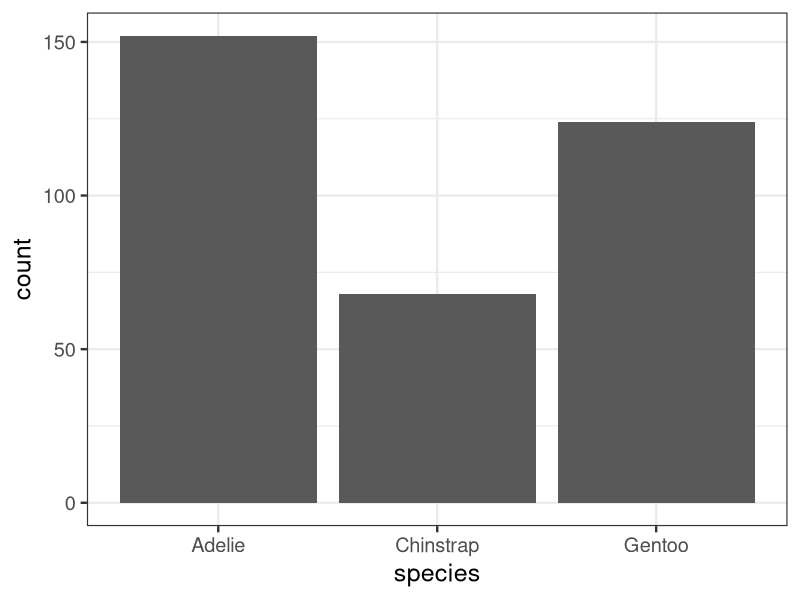
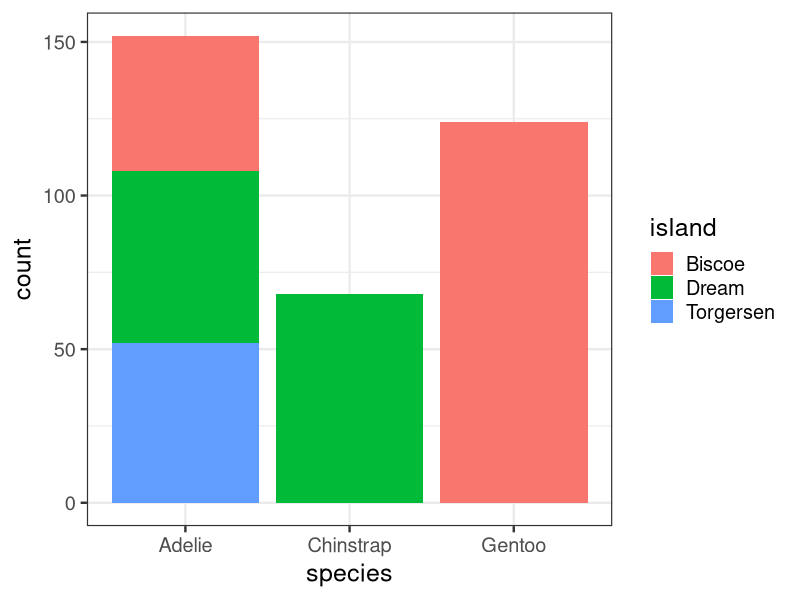
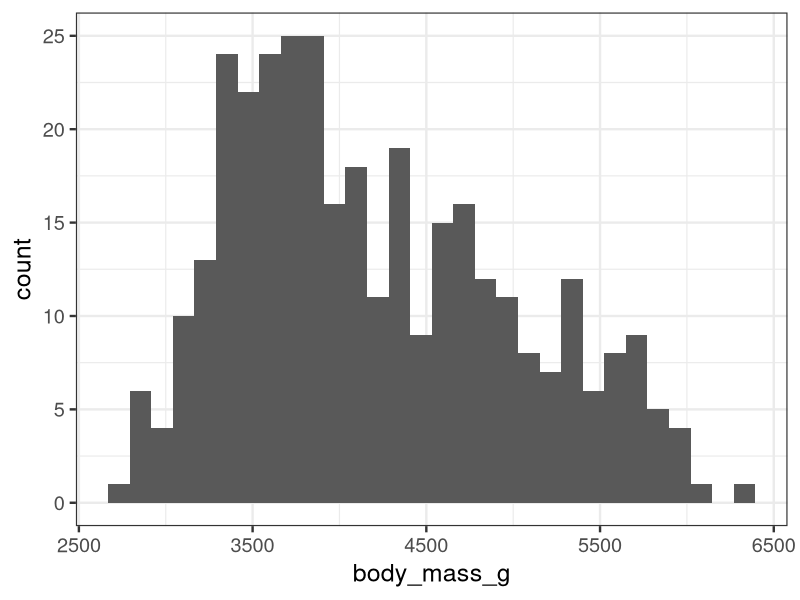
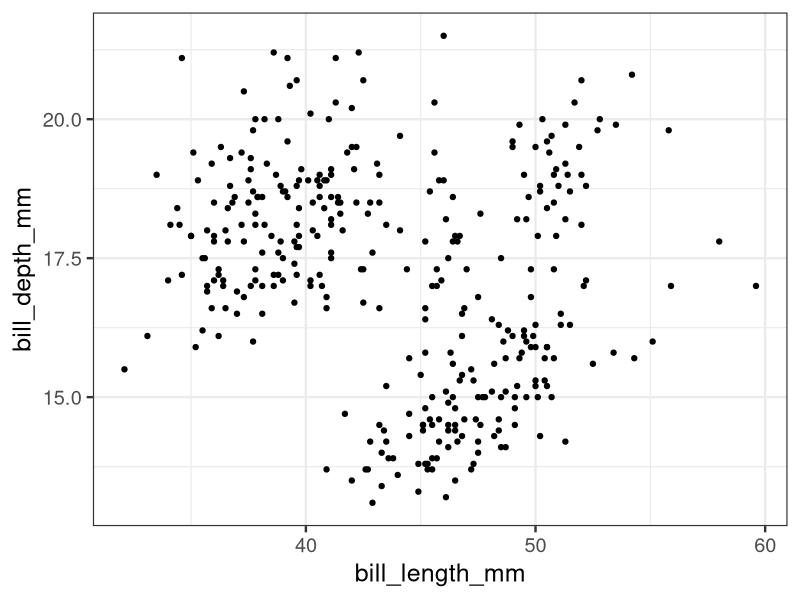
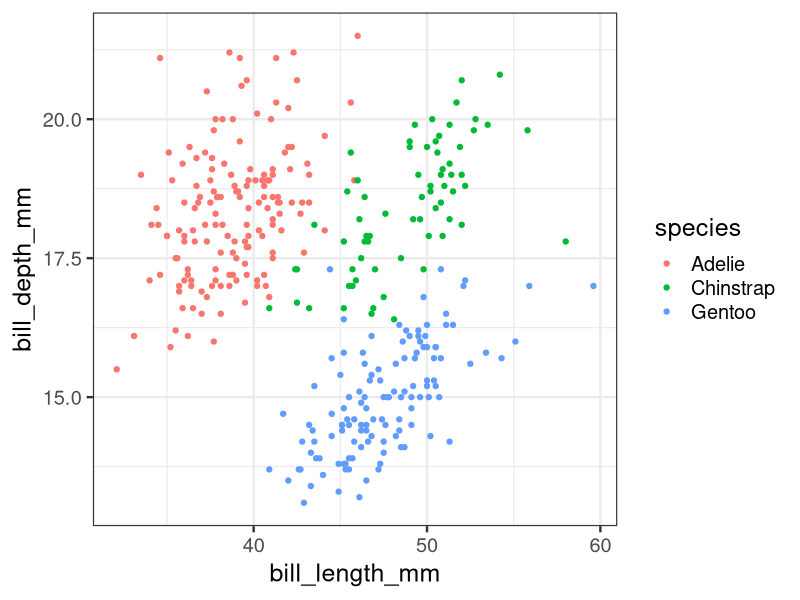

Write R code to recreate these figures, in order.
## ---- chunk 1
library(tidyverse)
library(palmerpenguins)
theme_set(theme_bw(18))

## ---- chunk 2
glimpse(penguins)

## ---- chunk 3
table(penguins$species, penguins$island)

## ---- chunk 4
penguins %>% 
  count(species, island)

## ---- chunk 5
#| label: q1

penguins %>% 
  count(species, island) %>% 
  pivot_wider(names_from = island,
              values_from = n,
              values_fill = 0)

## ---- chunk 6
species_island_table <- table(penguins$species, penguins$island)
addmargins(species_island_table)

## ---- chunk 7
# Row proportions
prop.table(species_island_table, margin = 1)
# Column proportions
prop.table(species_island_table, margin = 2)

## ---- chunk 8
#| label: q2

# Row proportions
penguins %>% 
  count(species, island) %>% 
  group_by(species) %>% 
  mutate(prop = n/sum(n))

# Column proportions
penguins %>% 
  count(species, island) %>% 
  group_by(island) %>% 
  mutate(prop = n/sum(n))

## ---- chunk 9
ggplot(penguins, aes(species)) +
  geom_bar()

## ---- chunk 10
#| label: q3

ggplot(penguins, aes(species, fill = island)) +
  geom_bar() 

## ---- chunk 11
penguins %>% 
  ggplot(aes(body_mass_g)) +
  geom_histogram()

## ---- chunk 12
#| label: q6

mean(penguins$body_mass_g, na.rm = TRUE)

sd(penguins$body_mass_g, na.rm = TRUE)


body_masses <- penguins$body_mass_g[!is.na(penguins$body_mass_g)]
mean_mass <- mean(body_masses)
sd_mass <- sd(body_masses)

# Returns logicals, so take the mean
win1sd <- mean(body_masses >= mean_mass - sd_mass & body_masses <= mean_mass + sd_mass)

win2sd <- mean(body_masses >= mean_mass - 2*sd_mass & body_masses <= mean_mass + 2*sd_mass)
## ---- chunk 13
penguins %>% 
  ggplot(aes(bill_length_mm, bill_depth_mm)) +
  geom_point() 

## ---- chunk 14
#| label: q7

penguins %>% 
  ggplot(aes(bill_length_mm, bill_depth_mm, color = species)) +
  geom_point() 
